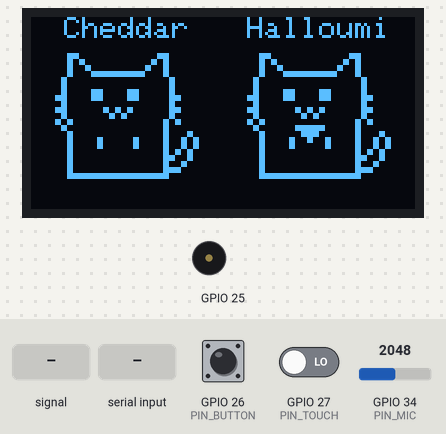
Bench run of a sketch on a simulated ESP32. Parts: 128×64 one-colour display, buzzer (waves = sounding). The inputs (shaded band) are chosen by the test bench; at power-on: GPIO 26 (PIN_BUTTON) LOW, GPIO 27 (PIN_TOUCH) LOW, GPIO 34 (PIN_MIC) = 2048. Random numbers use the default seed unless the sketch sets one; what the sketch prints to the serial monitor is not drawn.

Above: at 1.2 s.
1.3 s: GPIO 34 (PIN_MIC) fed a 200 Hz sine of ±327 counts around its level
At 1.58 s:
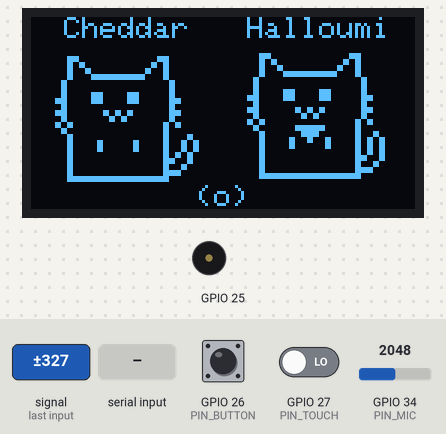
6.5 s: "s" received over Serial
At 6.78 s:
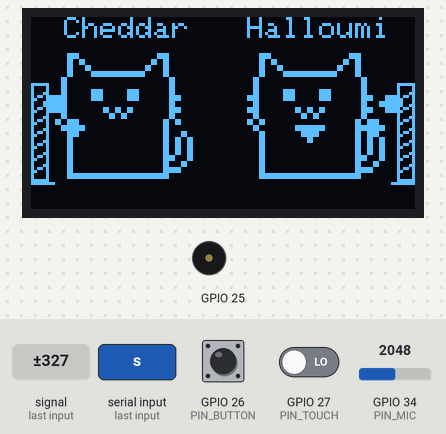
8.2 s: "g" received over Serial
At 8.41 s:
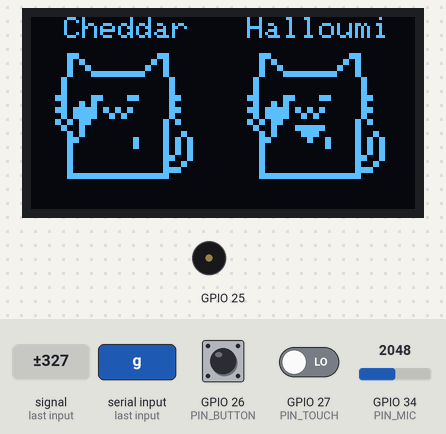
10.6 s: GPIO 26 (PIN_BUTTON) pulled HIGH for 0.15 s
At 11.25 s:
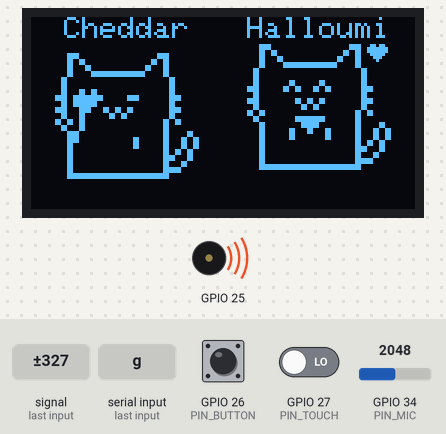
11.3 s: "p" received over Serial
At 11.55 s:
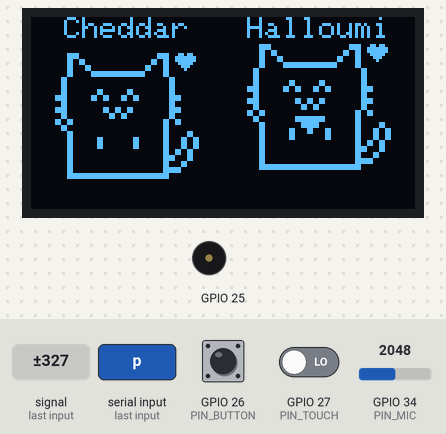
Timing chart, 0 to 13.9 s (numbered marks = the images above; inputs shaded):
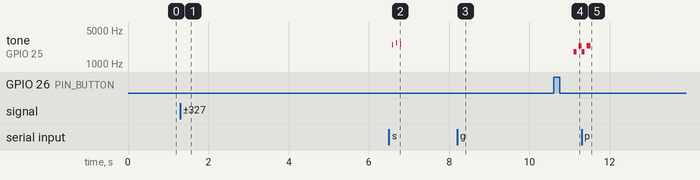

The sketch:

pixel_pet.ino
```cpp
// Pixel Pet - Stage 2: two cats with moods, touch, button, mic and sound.
// Cheddar (left): touch module. Halloumi (right): button.
// Tap = pet, double tap = brush, hold 3 s = feed. A clap wakes sleepy cats.
// They groom and scratch by themselves, and a butterfly visits now and then.
// Serial Monitor: 'p' poke both, 'b' butterfly, 'g' groom, 's' scratch.
#include "board_config.h"
#include "pet_config.h"
#include "pet_logic.h"
#include "input.h"
#include "output_oled.h"
#include "output_sound.h"

const int FRAME_MS = 50;   // redraw 20 times a second

Pet pets[2];
Mood lastShown[2] = { MOOD_IDLE, MOOD_IDLE };   // to spot mood changes
unsigned long lastFrame = 0;
unsigned long lastHeard = 0;      // when the mic last heard a clap
unsigned long nextButterfly = 0;
unsigned long lastBusy = 0;       // last time anything happened (input or mood change)

// Pick a sound for what just happened
void reactWithSound(PetEvent ev, Mood before, Mood after) {
  if (ev == EV_FEED) soundPlay(SND_MUNCH);
  else if ((ev == EV_PET || ev == EV_BRUSH) && after == MOOD_HUNGRY) soundPlay(SND_MEW);   // "feed me"
  else if (after == MOOD_HAPPY) soundPlay(SND_CHIRP);
  else if (ev == EV_CLAP && before == MOOD_SLEEPY && after != MOOD_SLEEPY) soundPlay(SND_MEOW);
  else if (ev == EV_BUTTERFLY && after == MOOD_WATCHING && before != MOOD_WATCHING) soundPlay(SND_CHIRP);
  // Brushing purrs: handled in loop()
}

// Send one event to one cat, or to both
void sendEvent(PetEvent ev, int cat, unsigned long now) {
  for (int i = 0; i < 2; i++) {
    if (cat != ALL_CATS && cat != i) continue;
    Mood before = pets[i].mood;
    petHandle(pets[i], ev, now);
    reactWithSound(ev, before, pets[i].mood);
  }
}

void setup() {
  Serial.begin(115200);
  if (!outBegin()) {
    Serial.println("OLED not found. Check wiring and OLED_ADDR.");
    while (true) delay(1000);
  }
  soundBegin();
  inBegin();
  unsigned long now = millis();
  petInit(pets[0], PET1_HUNGRY_AFTER_MS, now);
  petInit(pets[1], PET2_HUNGRY_AFTER_MS, now);
  nextButterfly = now + PICK_GAP(BUTTERFLY_GAPS_MS);
  Serial.println("Pixel Pet stage 2 running");
}

void loop() {
  unsigned long now = millis();

  // 1. Inputs -> events
  InputEvent events[4];
  int n = inPoll(now, events, 4);
  for (int i = 0; i < n; i++) {
    if (events[i].ev == EV_CLAP) {
      if (soundBusy()) continue;   // that's our own buzzer, not you
      lastHeard = now;
      Serial.println("Clap!");
    }
    sendEvent(events[i].ev, events[i].cat, now);
    lastBusy = now;
  }

  // Test commands from the Serial Monitor (Stage 3 will do this over Wi-Fi)
  if (Serial.available()) {
    char c = Serial.read();
    if (c == 'p') sendEvent(EV_POKE, ALL_CATS, now);
    if (c == 'b') nextButterfly = now;
    if (c == 'g') for (Pet& p : pets) petStartActivity(p, MOOD_GROOMING, now);
    if (c == 's') for (Pet& p : pets) { petStartActivity(p, MOOD_SCRATCHING, now); soundPlay(SND_SCRATCH); }
  }

  // 2. Time passes
  for (int i = 0; i < 2; i++) petUpdate(pets[i], now);

  // Things the cats do by themselves: only when all has been calm for a while,
  // and only one at a time
  bool calm = now - lastBusy >= SETTLE_MS;
  bool anyIdle = pets[0].mood == MOOD_IDLE || pets[1].mood == MOOD_IDLE;
  if (calm && anyIdle && now >= nextButterfly) {
    sendEvent(EV_BUTTERFLY, ALL_CATS, now);
    nextButterfly = now + BUTTERFLY_MS + PICK_GAP(BUTTERFLY_GAPS_MS);
  } else if (calm) {
    int first = random(2);   // don't always check Cheddar first
    for (int k = 0; k < 2; k++) {
      int i = (first + k) % 2;
      if (petWantsIdleAct(pets[i], now)) { petDoIdleAct(pets[i], now); break; }
    }
  }

  for (int i = 0; i < 2; i++) {
    if (pets[i].mood != lastShown[i]) {
      lastBusy = now;
      lastShown[i] = pets[i].mood;
      Serial.printf("%s: %s\n", i == 0 ? PET1_NAME : PET2_NAME, moodName(pets[i].mood));
      if (pets[i].mood == MOOD_HUNGRY) soundPlay(SND_MEOW);
      if (pets[i].mood == MOOD_SCRATCHING) soundPlay(SND_SCRATCH);
    }
  }

  // 3. Outputs
  bool purr = pets[0].mood == MOOD_BRUSHED || pets[1].mood == MOOD_BRUSHED;
  if (purr && !soundBusy()) soundPlay(SND_PURR, true);       // purr the whole time
  if (!purr && soundNow() == SND_PURR) soundStop();
  soundUpdate(now);

  if (now - lastFrame >= FRAME_MS) {
    lastFrame = now;
    Mood moods[2] = { pets[0].mood, pets[1].mood };
    float hold[2] = { inHoldProgress(0, now), inHoldProgress(1, now) };
    bool showHeard = DEBUG_MIC && lastHeard > 0 && now - lastHeard < 600;
    outRender(moods, hold, showHeard, now);
  }
}
```

input.cpp
```cpp
#include <Arduino.h>
#include "board_config.h"
#include "pet_config.h"
#include "input.h"

const unsigned long DEBOUNCE_MS = 30;
const unsigned long MIC_WINDOW_MS = 25;    // measure loudness over 25 ms
const unsigned long CLAP_COOLDOWN_MS = 1000;

// One press-able input (touch or button)
struct Pressable {
  int pin;
  int cat;
  int restLevel;          // reading when nobody touches it
  bool down;
  bool holdFired;         // this press is used up (fed, or was a 2nd tap)
  bool tapWaiting;        // one tap done, waiting to see if a 2nd comes
  unsigned long changedAt;
  unsigned long downAt;
  unsigned long tapAt;
};

static Pressable touch  = { PIN_TOUCH,  0, LOW, false, false, false, 0, 0, 0 };
static Pressable button = { PIN_BUTTON, 1, LOW, false, false, false, 0, 0, 0 };

static void add(InputEvent out[], int& n, int maxEvents, PetEvent ev, int cat) {
  if (n < maxEvents) out[n++] = { ev, cat };
}

static void setupPressable(Pressable& p, const char* label) {
  pinMode(p.pin, INPUT);
  p.restLevel = digitalRead(p.pin);   // learn "not pressed" at start-up
  Serial.printf("%s rest level: %d\n", label, p.restLevel);
}

void inBegin() {
  setupPressable(touch, "Touch");
  setupPressable(button, "Button");
  pinMode(PIN_MIC, INPUT);
}

// Tap = PET. Double tap = BRUSH. Hold = FEED.
static void pollPressable(Pressable& p, unsigned long now,
                          InputEvent out[], int& n, int maxEvents) {
  bool pressed = digitalRead(p.pin) != p.restLevel;

  if (pressed != p.down && now - p.changedAt > DEBOUNCE_MS) {
    p.down = pressed;
    p.changedAt = now;
    if (p.down) {
      p.downAt = now;
      p.holdFired = false;
      if (p.tapWaiting) {              // 2nd tap: brush straight away
        p.tapWaiting = false;
        p.holdFired = true;
        add(out, n, maxEvents, EV_BRUSH, p.cat);
      }
    } else if (!p.holdFired && now - p.downAt < TAP_MAX_MS) {
      p.tapWaiting = true;             // a tap. Wait for a possible 2nd one.
      p.tapAt = now;
    }
  }

  // No 2nd tap came: it was a single pat
  if (p.tapWaiting && now - p.tapAt > DOUBLE_TAP_MS) {
    p.tapWaiting = false;
    add(out, n, maxEvents, EV_PET, p.cat);
  }

  if (p.down && !p.holdFired && now - p.downAt > FEED_HOLD_MS) {
    p.holdFired = true;
    add(out, n, maxEvents, EV_FEED, p.cat);
  }
}

// Clap = loud, then quiet again quickly. Talking stays loud for longer.
static int micMin = 4095, micMax = 0;
static unsigned long micWindowStart = 0, lastClap = 0;
static bool loud = false;
static unsigned long loudSince = 0, quietSince = 0;
static int soundPeak = 0;

static void pollMic(unsigned long now, InputEvent out[], int& n, int maxEvents) {
  int v = analogRead(PIN_MIC);
  if (v < micMin) micMin = v;
  if (v > micMax) micMax = v;
  if (now - micWindowStart < MIC_WINDOW_MS) return;

  int level = micMax - micMin;
  micMin = 4095; micMax = 0; micWindowStart = now;

  if (!loud && level > NOISE_THRESHOLD) {          // sound starts
    loud = true;
    loudSince = now;
    soundPeak = level;
  } else if (loud) {
    if (level > soundPeak) soundPeak = level;
    if (level < NOISE_THRESHOLD / 2) {             // sound stops
      loud = false;
      unsigned long length = now - loudSince;
      unsigned long quietBefore = loudSince - quietSince;
      bool clap = length <= CLAP_MAX_MS && quietBefore >= CLAP_QUIET_BEFORE_MS
                  && soundPeak >= CLAP_MIN_PEAK;
      if (DEBUG_MIC) Serial.printf("sound: peak %d, %lu ms long, quiet %lu ms before -> %s\n",
                                   soundPeak, length, quietBefore, clap ? "CLAP" : "not a clap");
      if (clap && now - lastClap > CLAP_COOLDOWN_MS) {
        lastClap = now;
        add(out, n, maxEvents, EV_CLAP, ALL_CATS);
      }
      quietSince = now;
    }
  }
}

int inPoll(unsigned long now, InputEvent out[], int maxEvents) {
  int n = 0;
  pollPressable(touch, now, out, n, maxEvents);
  pollPressable(button, now, out, n, maxEvents);
  pollMic(now, out, n, maxEvents);
  return n;
}

float inHoldProgress(int cat, unsigned long now) {
  Pressable& p = (cat == 0) ? touch : button;
  if (!p.down || p.holdFired) return 0;
  unsigned long held = now - p.downAt;
  if (held < TAP_MAX_MS) return 0;   // could still be a tap
  return (float)(held - TAP_MAX_MS) / (FEED_HOLD_MS - TAP_MAX_MS);
}
```

input.h
```cpp
// Input layer: turns touch, button and mic into pet events.
// Tap = pet, double tap = brush, hold = feed, clap = clap.
#pragma once
#include "pet_logic.h"

const int ALL_CATS = -1;

struct InputEvent {
  PetEvent ev;
  int cat;   // 0 = left, 1 = right, ALL_CATS = both
};

void inBegin();
// Check the inputs. Writes events into out[], returns how many.
int inPoll(unsigned long now, InputEvent out[], int maxEvents);
// How far through a feeding hold each cat is: 0 = not holding, 1 = fed
float inHoldProgress(int cat, unsigned long now);
```

output_oled.cpp
```cpp
#include <Wire.h>
#include <Adafruit_GFX.h>
#include <Adafruit_SSD1306.h>
#include "board_config.h"
#include "pet_config.h"
#include "output_oled.h"

static Adafruit_SSD1306 oled(OLED_WIDTH, OLED_HEIGHT, &Wire, -1);

const int PET_SCALE = 2;   // each sprite pixel = 2x2 screen pixels
const int CAT_Y = 10;      // top of the cats, below the names
const int CAT_X[2] = { 8, 72 };
const char* const NAMES[2] = { PET1_NAME, PET2_NAME };
const bool HAS_PATCH[2] = { PET1_PATCH, PET2_PATCH };

// Animation state for one cat (only used for drawing)
struct Anim {
  int bob;                  // up/down offset in pixels (minus = up)
  bool tailOut;
  unsigned long nextBob;
  unsigned long nextTail;
  unsigned long nextBlink;
  unsigned long blinkUntil;
  Mood lastMood;            // to know when a mood started
  unsigned long moodStart;
};
static Anim anim[2];

// Butterfly position this frame (-100 = not flying)
static int flyX = -100, flyY = 0;
static unsigned long flyStart = 0;
static bool flying = false;

bool outBegin() {
  Wire.begin(PIN_OLED_SDA, PIN_OLED_SCL);
  if (!oled.begin(SSD1306_SWITCHCAPVCC, OLED_ADDR)) return false;
  oled.clearDisplay();
  oled.display();
  return true;
}

// One sprite pixel = one small square on screen
static void block(int x, int y) {
  oled.fillRect(x, y, PET_SCALE, PET_SCALE, SSD1306_WHITE);
}

// Draw any grid of '#' and '.' at cat size
static void drawRows(const char* const* rows, int w, int h, int x, int y) {
  for (int r = 0; r < h; r++)
    for (int c = 0; c < w; c++)
      if (rows[r][c] == '#') block(x + c * PET_SCALE, y + r * PET_SCALE);
}

// Same, but at normal size, with a black box behind so it shows on top
static void drawSmall(const char* const* rows, int w, int h, int x, int y, bool clearBehind = false) {
  if (clearBehind) oled.fillRect(x - 1, y - 1, w + 2, h + 2, SSD1306_BLACK);
  for (int r = 0; r < h; r++)
    for (int c = 0; c < w; c++)
      if (rows[r][c] == '#') oled.drawPixel(x + c, y + r, SSD1306_WHITE);
}

// Small text next to the cat's right ear (for "z", "!" and "~")
static void drawMark(int x, int y, const char* text) {
  oled.setCursor(x + 40, y + 2);
  oled.print(text);
}

// Scratching post: left of Cheddar, right of Halloumi (screen edges)
const bool POST_ON_RIGHT[2] = { false, true };

static void drawPost(int i) {
  int catX = CAT_X[i];
  int px = POST_ON_RIGHT[i] ? catX + SPRITE_W * PET_SCALE + 2 : catX - 8;
  int top = 22, bottom = 55;
  oled.drawRect(px, top, 6, bottom - top, SSD1306_WHITE);
  for (int y = top + 3; y < bottom - 2; y += 4)   // rope stripes
    oled.drawLine(px + 1, y + 2, px + 4, y, SSD1306_WHITE);
  oled.drawFastHLine(px - 2, bottom, 10, SSD1306_WHITE);
}

// One behaviour per mood
static void drawCat(int i, Mood mood, float hold, unsigned long now) {
  Anim& a = anim[i];
  if (mood != a.lastMood) { a.lastMood = mood; a.moodStart = now; a.bob = 0; }
  unsigned long t = now - a.moodStart;   // time in this mood
  const char* const* face = FACE_OPEN_ROWS;
  int x = CAT_X[i];
  int centre = x + SPRITE_W;             // middle of the cat on screen

  switch (mood) {
    case MOOD_IDLE:       // breathe, swish tail, blink
      if (now >= a.nextBob)   { a.bob = a.bob ? 0 : 1; a.nextBob = now + random(600, 1000); }
      if (now >= a.nextTail)  { a.tailOut = !a.tailOut; a.nextTail = now + random(300, 1500); }
      if (now >= a.nextBlink) { a.blinkUntil = now + 150; a.nextBlink = now + random(2000, 6000); }
      if (now < a.blinkUntil) face = FACE_BLINK_ROWS;
      break;

    case MOOD_HAPPY:      // after a pat: hop, wag fast, heart
      if (now >= a.nextBob)  { a.bob = a.bob ? 0 : -3; a.nextBob = now + 150; }
      if (now >= a.nextTail) { a.tailOut = !a.tailOut; a.nextTail = now + 150; }
      face = FACE_HAPPY_ROWS;
      break;

    case MOOD_EATING:     // after feeding: sit still and chew
      a.tailOut = false;
      face = (t / 200) % 2 ? FACE_CHEW_ROWS : FACE_BLINK_ROWS;
      break;

    case MOOD_BRUSHED:    // eyes shut, slow tail, purring "~"
      if (now >= a.nextTail) { a.tailOut = !a.tailOut; a.nextTail = now + 600; }
      face = FACE_BLINK_ROWS;
      break;

    case MOOD_GROOMING:   // rub the cheek with a paw, eyes shut
      if (now >= a.nextTail) { a.tailOut = !a.tailOut; a.nextTail = now + 900; }
      face = FACE_BLINK_ROWS;
      break;

    case MOOD_SCRATCHING: // claw the post
      a.tailOut = (t / 300) % 2;
      break;

    case MOOD_WATCHING:   // eyes follow the butterfly, hop when it's close
      if (flying) {
        face = (flyX < centre - 6) ? FACE_LOOK_L_ROWS : (flyX > centre + 6) ? FACE_LOOK_R_ROWS : FACE_OPEN_ROWS;
        bool close = abs(flyX + FLY_W / 2 - centre) < 14;
        a.bob = (close && (t / 150) % 2) ? -4 : 0;
      }
      a.tailOut = (t / 200) % 2;
      break;

    case MOOD_SLEEPY:     // eyes shut, slow breathing, "z"
      if (now >= a.nextBob) { a.bob = a.bob ? 0 : 1; a.nextBob = now + 1500; }
      a.tailOut = false;
      face = FACE_BLINK_ROWS;
      break;

    case MOOD_HUNGRY:     // frown, still tail, flashing "!"
      a.bob = 0;
      a.tailOut = false;
      face = FACE_HUNGRY_ROWS;
      break;
  }

  int y = CAT_Y + a.bob;
  if (mood == MOOD_SCRATCHING) drawPost(i);
  drawRows(a.tailOut ? CAT_TAIL_OUT : CAT_TAIL_IN, SPRITE_W, SPRITE_H, x, y);
  drawRows(face, FACE_W, FACE_H, x + FACE_X * PET_SCALE, y + FACE_Y * PET_SCALE);
  if (HAS_PATCH[i]) drawRows(PATCH_ROWS, PATCH_W, PATCH_H, x + PATCH_X * PET_SCALE, y + PATCH_Y * PET_SCALE);

  // Legs that are lifted up are hidden from the floor.
  // Grooming lifts one leg. Scratching lifts both.
  if (mood == MOOD_GROOMING || mood == MOOD_SCRATCHING)
    oled.fillRect(x + LEG_LEFT_COL * PET_SCALE, y + LEG_TOP * PET_SCALE, PET_SCALE, 2 * PET_SCALE, SSD1306_BLACK);
  if (mood == MOOD_SCRATCHING)
    oled.fillRect(x + LEG_RIGHT_COL * PET_SCALE, y + LEG_TOP * PET_SCALE, PET_SCALE, 2 * PET_SCALE, SSD1306_BLACK);

  // Grooming: paw rubs up and down the cheek
  if (mood == MOOD_GROOMING) {
    const char* const* paw = (t / 300) % 2 ? GROOM_UP_ROWS : GROOM_DOWN_ROWS;
    drawRows(paw, GROOM_W, GROOM_H, x + GROOM_X * PET_SCALE, y + GROOM_Y * PET_SCALE);
  }
  // Scratching: both paws claw the post, one up while the other is down
  if (mood == MOOD_SCRATCHING) {
    int outer = POST_ON_RIGHT[i] ? SPRITE_W - 2 : -2;   // paw touching the post
    int inner = POST_ON_RIGHT[i] ? outer - 3 : outer + 3; // other paw, just beside it
    bool flip = (t / 120) % 2;
    drawRows(PAW_ROWS, PAW_W, PAW_H, x + outer * PET_SCALE, y + (flip ? 8 : 12) * PET_SCALE);
    drawRows(PAW_ROWS, PAW_W, PAW_H, x + inner * PET_SCALE, y + (flip ? 12 : 8) * PET_SCALE);
  }
  // Brushing: brush sweeps back and forth across the chest
  if (mood == MOOD_BRUSHED) {
    int sweep = (t / 40) % 40;                      // 0..39
    int bx = x + 8 + (sweep < 20 ? sweep : 39 - sweep);
    drawSmall(BRUSH_ROWS, BRUSH_W, BRUSH_H, bx, y + 30, true);
  }

  if (mood == MOOD_SLEEPY) drawMark(x, y, (now / 1000) % 2 ? "z" : "Z");
  if (mood == MOOD_BRUSHED) drawMark(x, y, (now / 400) % 2 ? "~" : " ~");
  if (mood == MOOD_HUNGRY && (now / 500) % 2) drawMark(x, y, "!");
  if (mood == MOOD_HAPPY) drawSmall(HEART_ROWS, HEART_W, HEART_H, x + 40, y + 2);

  // Food bowl under the cat: fills while you hold, empties while eating
  int food = -1;
  if (hold > 0 && mood != MOOD_EATING) food = (int)(hold * 12);
  if (mood == MOOD_EATING) food = 12 - (int)(t * 12 / EAT_MS);
  if (food >= 0) {
    int bowlX = x + 16, bowlY = 58;
    drawSmall(BOWL_ROWS, BOWL_W, BOWL_H, bowlX, bowlY);
    if (food > 0) oled.fillRect(bowlX + 8 - food / 2, bowlY - 2, food, 2, SSD1306_WHITE);
  }

  // Name centred above the cat (each letter is 6 pixels wide)
  oled.setCursor(x + (SPRITE_W * PET_SCALE) / 2 - strlen(NAMES[i]) * 3, 0);
  oled.print(NAMES[i]);
}

// Butterfly flies left to right, bobbing up and down
static void updateButterfly(const Mood moods[2], unsigned long now) {
  bool anyWatching = moods[0] == MOOD_WATCHING || moods[1] == MOOD_WATCHING;
  if (anyWatching && !flying) { flying = true; flyStart = now; }
  if (!anyWatching) { flying = false; flyX = -100; return; }
  unsigned long t = now - flyStart;
  flyX = -8 + (int)(t * (OLED_WIDTH + 16) / BUTTERFLY_MS);
  flyY = 18 + (int)(8 * sin(t / 250.0));
}

void outRender(const Mood moods[2], const float hold[2], bool heard, unsigned long now) {
  oled.clearDisplay();
  oled.setTextSize(1);
  oled.setTextColor(SSD1306_WHITE);
  updateButterfly(moods, now);
  for (int i = 0; i < 2; i++) drawCat(i, moods[i], hold[i], now);
  if (flying) drawSmall((now / 120) % 2 ? FLY_OPEN_ROWS : FLY_SHUT_ROWS, FLY_W, FLY_H, flyX, flyY, true);
  if (heard) {
    oled.setCursor(55, 56);  // bottom middle, under the gap between the cats
    oled.print("(o)");
  }
  oled.display();
}
```

Source omitted: output_oled.h (443 bytes), output_sound.cpp (2911 bytes), output_sound.h (518 bytes), pet_logic.cpp (3655 bytes), pet_logic.h (1566 bytes), sprites_nebelung.h (5206 bytes), board_config.h (617 bytes), pet_config.h (2392 bytes)

Measured:
- after the input at 6.5 s, tone on GPIO 25: plays 2500 Hz for 0.03 s, 2720 Hz for 0.03 s, 2520 Hz for 0.03 s, starting after 0.08 s
- after the input at 10.6 s, tone on GPIO 25: silent → 1800 Hz after 0.50 s, → silent 0.08 s later, → 2400 Hz 0.05 s later
